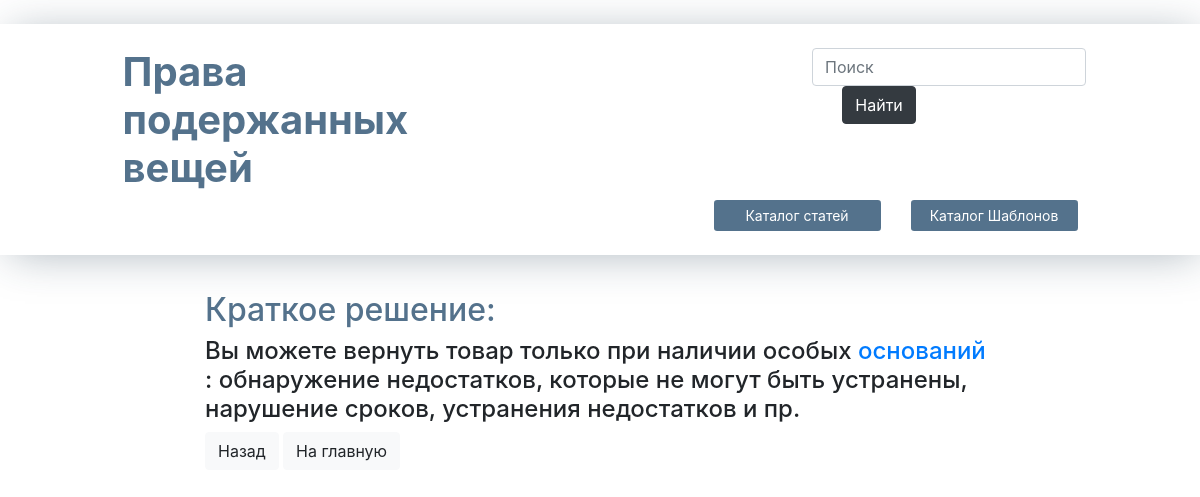
The page /solution/21/ on the database as committed earlier.
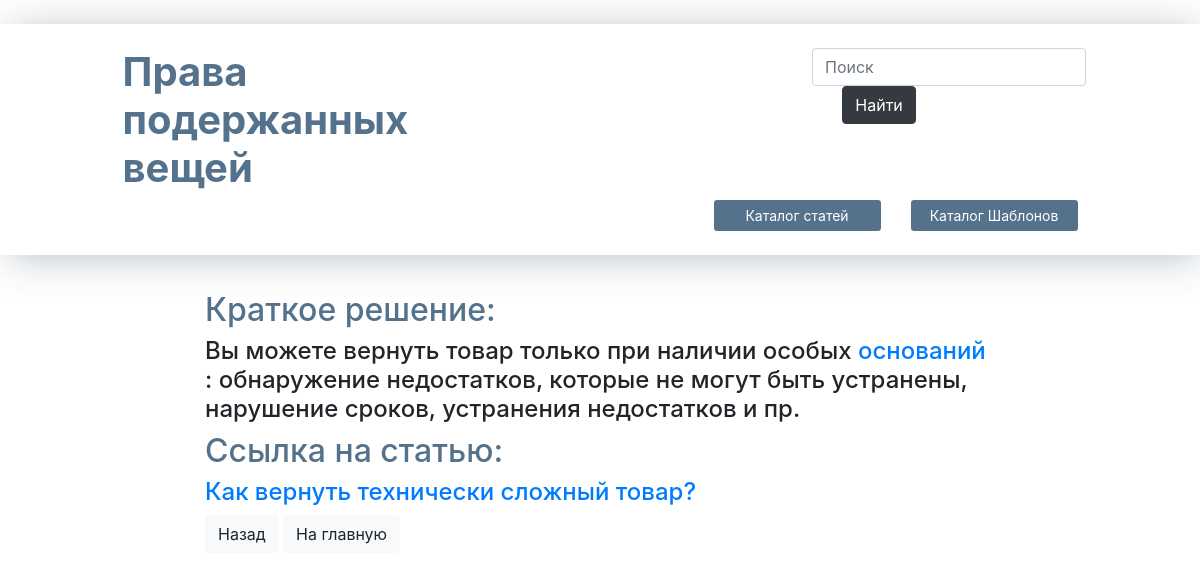
The same page on the database as committed later.
### second_help/models.py (models this page shows, shortened)
class Solution(models.Model):
    solution_text = models.TextField(verbose_name='Краткое описание решения')
    document_template = models.FileField(storage=fs, verbose_name='Шаблон документа', null=True, blank=True)
    article = models.ForeignKey('Articles', on_delete=models.CASCADE, null=True, blank=True, verbose_name='Статья')
    class Meta:
        verbose_name = "Решение"
        verbose_name_plural = "Решения"

class Articles(models.Model):
    name = models.CharField(max_length=125, default="default_name")
    web_url = models.CharField(max_length=1024, verbose_name="Внешняя ссылка", null=True, blank=True)
    document = models.FileField(storage=fs_for_article, verbose_name="Файл документа", null=True, blank=True)
    tags = models.ManyToManyField('Tag')

### second_help/views.py (the view)
# urls.py: path('solution/<int:solution_id>/', views.show_solution, name='show_solution'),
def show_solution(request, solution_id):
    solution = Solution.objects.get(id=solution_id)
    return render(request, 'solution.html', {'solution': solution})

### templates/solution.html (shortened to what the changed rows need)
<!DOCTYPE html>
<html lang="ru">
<html>
<head>
    <link rel="stylesheet" href="https://cdn.jsdelivr.net/npm/bootstrap@4.3.1/dist/css/bootstrap.min.css"
>
    {% load static %}
    <link rel="stylesheet" type="text/css" href="{% static 'css/style.css' %}">
</head>
<body>
        <div class="menu">
            <div class="row">
                <div class="col-lg-4 offset-lg-1">
                    <a href="/">
                        <h1 class="text-style">
                                <strong>Права подержанных вещей</strong>
                        </h1>
                    </a>
                </div>
                </div>
        </div>
            <div class="row">
                <div class="col-lg-8 offset-lg-2">
                    <h2 class="text-style">Краткое решение: </h2>
                    <h4>
                        {% for word in solution.solution_text.split %}
                            {% if word == "закон" %}
                                <a href="https://www.consultant.ru/document/cons_doc_LAW_305/?ysclid=lyn832j7n8831165449">{{ word }}</a>
                            {% elif word == "течение_гарантийного_срока" %}
                                <a href="https://www.consultant.ru/document/cons_doc_LAW_305/2c9918ca490dc2eb68bb07347485443dc898183f/">течение гарантийного срока</a>
                            {% elif word == "2_года" %}
                                <a href="https://www.consultant.ru/document/cons_doc_LAW_305/2c9918ca490dc2eb68bb07347485443dc898183f/">2 года</a>
                            {% elif word == "оснований" %}
                                <a href="https://www.consultant.ru/document/cons_doc_LAW_305/76ae101b731ecc22467fd9f1f14cb9e2b8799026/">{{ word }}</a>
                            {% elif word == "потребовать_от_изготовителя" %}
                                <a href="https://www.consultant.ru/document/cons_doc_LAW_305/872233433eef65927dd8b6d682ccb064c2201019/">потребовать от изготовителя</a>
                            {% elif word == "потребовать_" %}
                                <a href="https://www.consultant.ru/document/cons_doc_LAW_305/c771be122fddbc6e3087cbf43aa39a85a960a296/">потребовать</a>
                            {% elif word == "потребовать_от_исполнителя" %}
                                <a href="https://www.consultant.ru/document/cons_doc_LAW_305/41fd88c62c89ddba445ff85149b17a63b9679810/">потребовать от исполнителя</a>
                            {% elif word == "следующие_требования" %}
                                <a href="https://www.consultant.ru/document/cons_doc_LAW_305/41fd88c62c89ddba445ff85149b17a63b9679810/">следующие требования</a>
                            {% elif word == "можете:" %}
                                <a href="https://www.consultant.ru/document/cons_doc_LAW_305/f190d8f6c0d4f03af399cc0efcc722d87a0f83a6/">можете:</a>
                            {% else %}
                                {{ word }}
                            {% endif %}
                        {% endfor %}
                    </h4>
                    {% if solution.article %}
                    <h2 class="text-style"> Ссылка на статью: </h2>
                    <h4><a href="/articles/{{ solution.article.document }}"> {{ solution.article.name }}  </a></h4>
                    {% endif %}
                </div>
            </div>
</body>

Rows that differ between the two databases and show on the page:
now on this page (row edited): Solution: article.name "Как вернуть технически сложный товар?"
changed Solution: article_id empty → 15 (drawn)
Other text that changed with them:
text now shown: "Ссылка на статью:"
